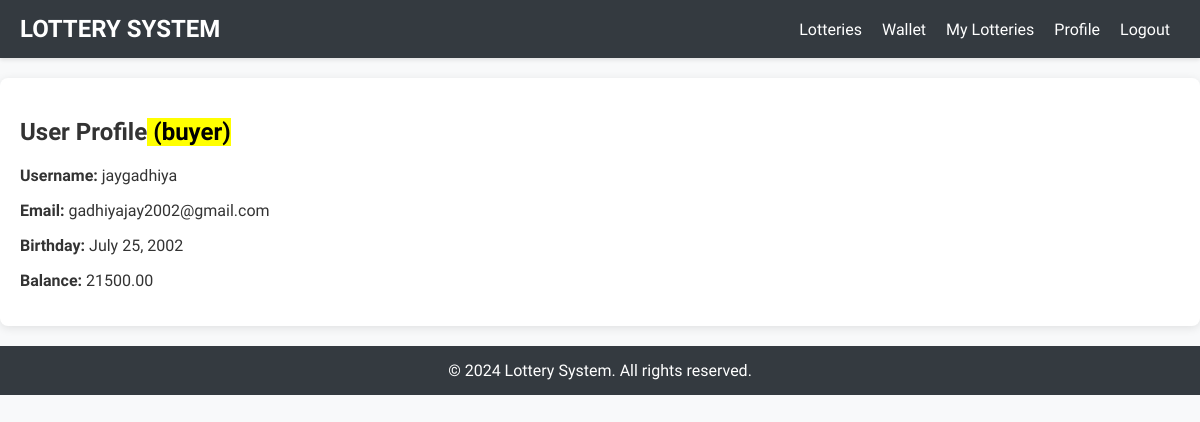
The page /profile/ (signed in) on the database as committed earlier.
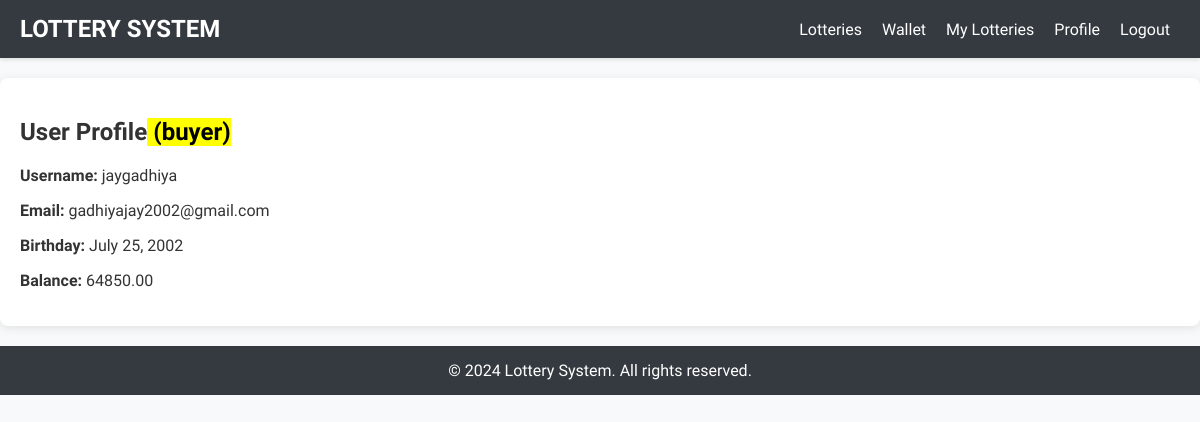
The same page on the database as committed later.
### users/models.py (models this page shows, shortened)
class User(AbstractUser):
    user_type = models.CharField(choices=USER_TYPES, default=BUYER, max_length=10)
    birth_date = models.DateField(null=True)

class Wallet(TimeStampedModel):
    user = models.OneToOneField(User, on_delete=models.CASCADE)
    balance = models.DecimalField(max_digits=10, decimal_places=2, default=0)

### users/templates/users/user_profile.html (shortened to what this page needs)
{% extends 'users/base.html' %}
{% block content %}
<div class="profile-container">
    <h2>User Profile<mark> ({{user.user_type}})</mark></h2>
    <p><strong>Username:</strong> {{ user.username }}</p>
    <p><strong>Email:</strong> {{ user.email }}</p>
    <p><strong>Birthday:</strong> {{ user.birth_date }}</p>
    {% if user.user_type == 'buyer' %}
    <p><strong>Balance:</strong> {{ user.wallet.balance }}</p>
    {% endif %}
</div>
{% endblock %}

Rows that differ between the two databases and show on the page:
changed User "buyer": wallet.balance "21500.00" → "64850.00"
